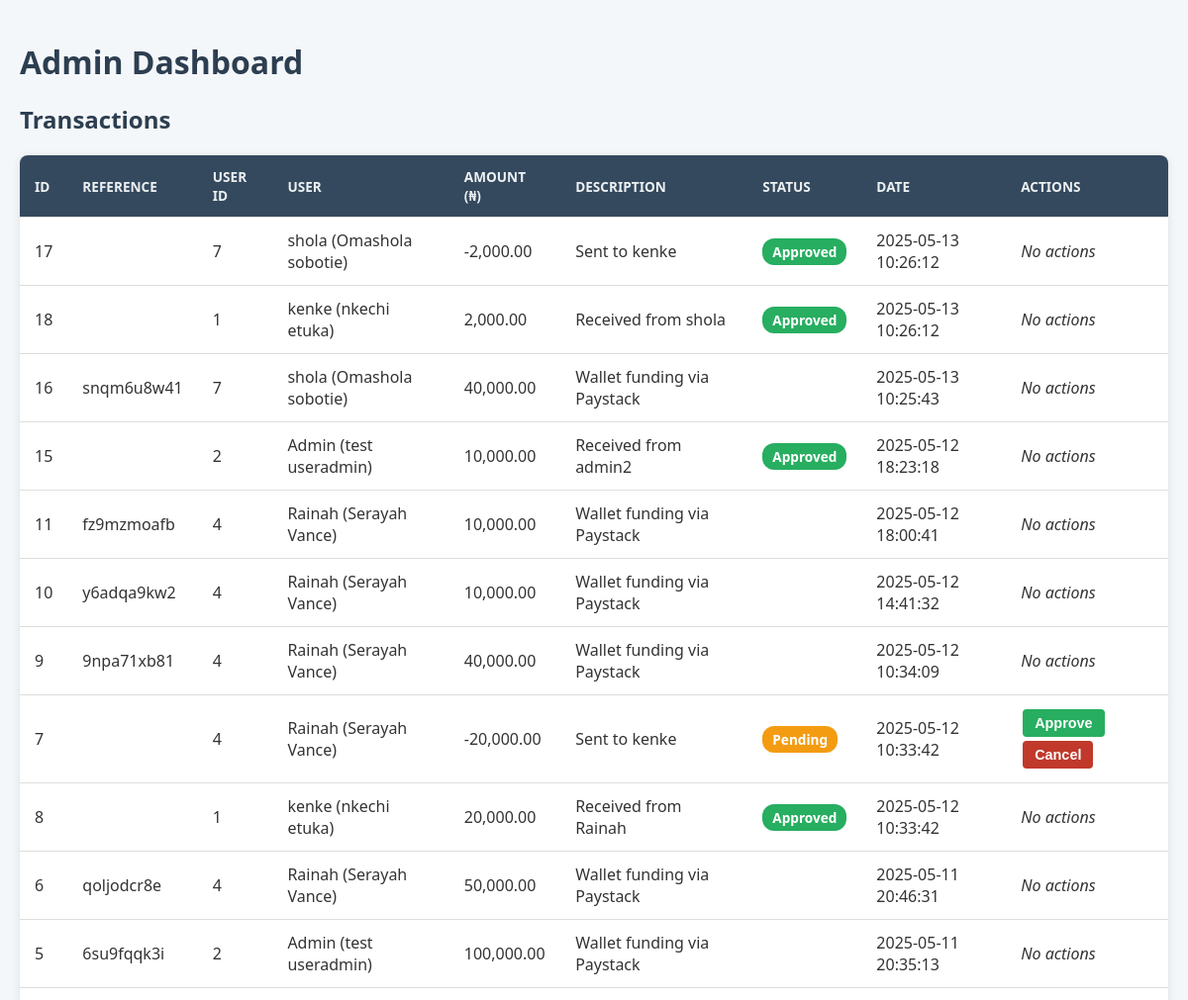
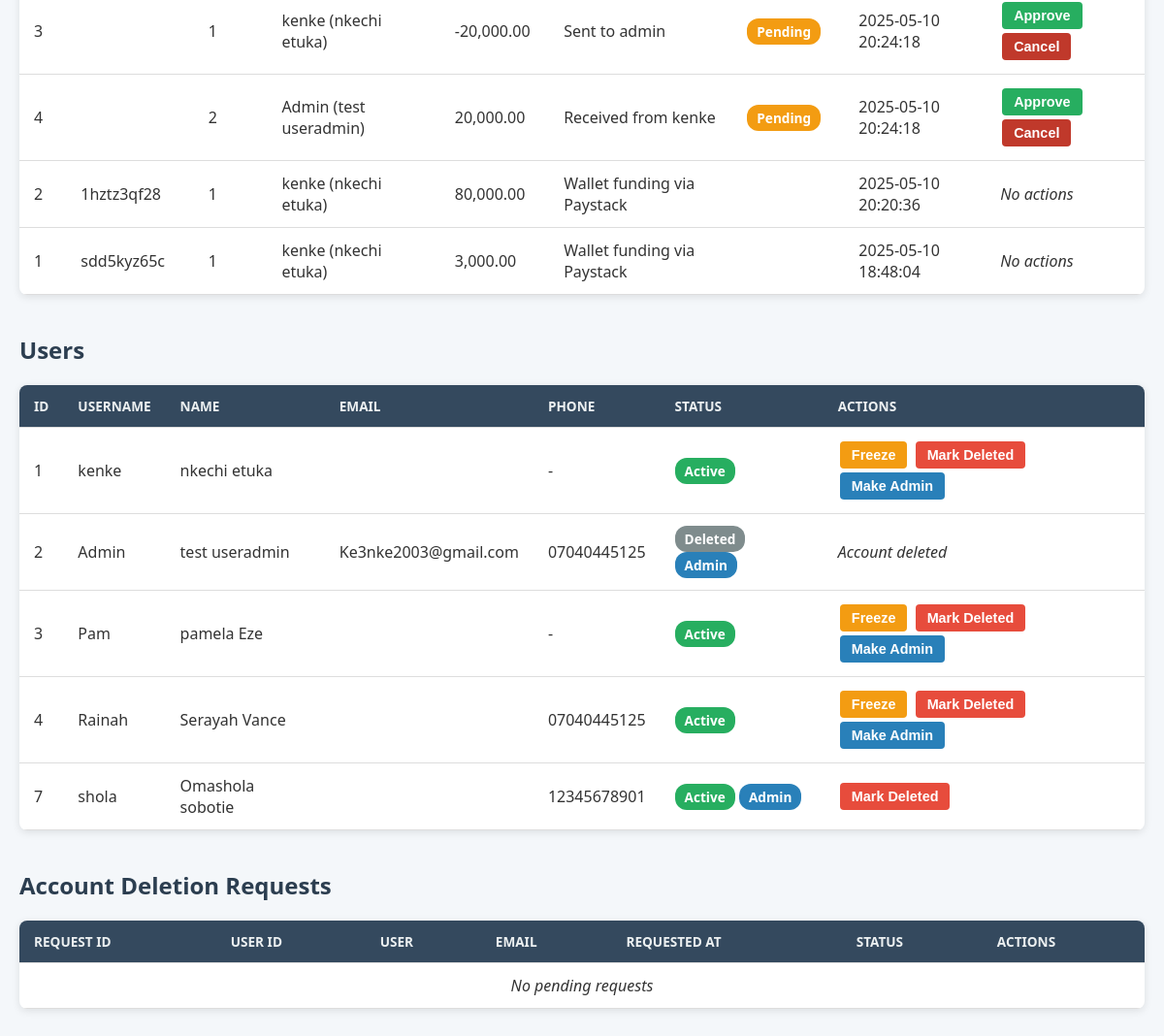
/admin_dashboard.php (signed in), run on the app's committed database (2 pictures, top to bottom).
### tables this page shows
CREATE TABLE `transactions` (
  `id` int(11) NOT NULL AUTO_INCREMENT,
  `user_id` int(11) NOT NULL,
  `reference` varchar(255) DEFAULT NULL,
  `amount` decimal(10,2) NOT NULL,
  `status` enum('pending','approved','cancelled') DEFAULT 'pending',
  `description` varchar(255) DEFAULT NULL,
  `date` date DEFAULT NULL,
  `created_at` timestamp NOT NULL DEFAULT current_timestamp(),
  PRIMARY KEY (`id`),
  UNIQUE KEY `reference` (`reference`),
  KEY `user_id` (`user_id`),
  CONSTRAINT `transactions_ibfk_1` FOREIGN KEY (`user_id`) REFERENCES `users` (`id`)
);

CREATE TABLE `users` (
  `id` int(11) NOT NULL AUTO_INCREMENT,
  `first_name` varchar(50) NOT NULL,
  `last_name` varchar(50) NOT NULL,
  `username` varchar(50) NOT NULL,
  `password` varchar(255) NOT NULL,
  `email` varchar(100) NOT NULL,
  `phone` varchar(15) DEFAULT NULL,
  `address` varchar(255) DEFAULT NULL,
  `profile_photo` varchar(255) DEFAULT NULL,
  `is_admin` tinyint(1) DEFAULT 0,
  `is_deleted` tinyint(1) DEFAULT 0,
  `is_frozen` tinyint(1) DEFAULT 0,
  PRIMARY KEY (`id`),
  UNIQUE KEY `username` (`username`)
);

### admin_dashboard.php (the view, shortened to what this page needs)
<?php
require 'config.php';
$users = $pdo->query("
    SELECT id, username, first_name, last_name, email, phone, is_admin, is_deleted, is_frozen
    FROM users
    ORDER BY id ASC
")->fetchAll();
$transactions = $pdo->query("
    SELECT t.id, t.user_id, t.reference, t.amount, t.description, t.status, t.created_at,
           u.username, u.first_name, u.last_name
    FROM transactions t
    JOIN users u ON t.user_id = u.id
    ORDER BY t.created_at DESC
")->fetchAll();
$deletionRequests = $pdo->query("
    SELECT r.id, r.user_id, r.requested_at, r.status, u.username, u.first_name, u.last_name, u.email
    FROM account_deletion_requests r
    JOIN users u ON r.user_id = u.id
    WHERE r.status = 'pending'
    ORDER BY r.requested_at DESC
")->fetchAll();
?>
<!DOCTYPE html>
<html lang="en">
<head>
</head>
<body>
<div class="container">
    <h1>Admin Dashboard</h1>
    <h2>Transactions</h2>
    <table>
        <thead>
        <tr>
            <th>ID</th>
            <th>Reference</th>
            <th>User ID</th>
            <th>User</th>
            <th>Amount (₦)</th>
            <th>Description</th>
            <th>Status</th>
            <th>Date</th>
            <th>Actions</th>
        </tr>
        </thead>
        <tbody>
        <?php foreach ($transactions as $t): ?>
            <tr>
                <td><?= htmlspecialchars($t['id']) ?></td>
                <td><?= htmlspecialchars($t['reference']) ?></td>
                <td><?= htmlspecialchars($t['user_id']) ?></td>
                <td><?= htmlspecialchars($t['username']) ?> (<?= htmlspecialchars($t['first_name'] . ' ' . $t['last_name']) ?>)</td>
                <td><?= number_format($t['amount'], 2) ?></td>
                <td><?= htmlspecialchars($t['description']) ?></td>
                <td>
                    <span class="status-badge status-<?= htmlspecialchars($t['status']) ?>">
                        <?= ucfirst(htmlspecialchars($t['status'])) ?>
                    </span>
                </td>
                <td><?= htmlspecialchars($t['created_at']) ?></td>
                <td>
                    <?php if ($t['status'] === 'pending'): ?>
                        <form method="POST" action="transaction_action.php" style="display:inline;">
                            <button type="submit" class="btn btn-approve">Approve</button>
                        </form>
                        <form method="POST" action="transaction_action.php" style="display:inline;">
                            <button type="submit" class="btn btn-cancel">Cancel</button>
                        </form>
                    <?php else: ?>
                        <em>No actions</em>
                    <?php endif; ?>
                </td>
            </tr>
        <?php endforeach; ?>
        </tbody>
    </table>
    <h2>Users</h2>
    <table>
        <thead>
        <tr>
            <th>ID</th>
            <th>Username</th>
            <th>Name</th>
            <th>Email</th>
            <th>Phone</th>
            <th>Status</th>
            <th>Actions</th>
        </tr>
        </thead>
        <tbody>
        <?php foreach ($users as $u): ?>
            <tr>
                <td><?= htmlspecialchars($u['id']) ?></td>
                <td><?= htmlspecialchars($u['username']) ?></td>
                <td><?= htmlspecialchars($u['first_name'] . ' ' . $u['last_name']) ?></td>
                <td><?= htmlspecialchars($u['email']) ?></td>
                <td><?= htmlspecialchars($u['phone'] ?? '-') ?></td>
                <td>
                    <?php if ($u['is_deleted']): ?>
                        <span class="status-badge status-deleted">Deleted</span>
                    <?php elseif ($u['is_frozen']): ?>
                        <span class="status-badge status-frozen">Frozen</span>
                    <?php else: ?>
                        <span class="status-badge status-active">Active</span>
                    <?php endif; ?>
                    <?php if ($u['is_admin']): ?>
                        <span class="status-badge status-admin">Admin</span>
                    <?php endif; ?>
                </td>
                <td>
                    <?php if (!$u['is_deleted']): ?>
                        <?php if (!$u['is_admin']): ?>
                            <form method="POST" action="user_action.php" style="display:inline;">
                                <button type="submit" class="btn <?= $u['is_frozen'] ? 'btn-unfreeze' : 'btn-freeze' ?>">
                                    <?= $u['is_frozen'] ? 'Unfreeze' : 'Freeze' ?>
                                </button>
                            </form>
                        <?php endif; ?>
                        <form method="POST" action="user_action.php" style="display:inline;" onsubmit="return confirm('Are you sure? This marks the account as deleted but keeps transactions.')">
                            <button type="submit" class="btn btn-delete">Mark Deleted</button>
                        </form>
                        <?php if (!$u['is_admin']): ?>
                            <form method="POST" action="user_action.php" style="display:inline;">
                                <button type="submit" class="btn btn-admin">Make Admin</button>
                            </form>
                        <?php endif; ?>
                    <?php else: ?>
                        <em>Account deleted</em>
                    <?php endif; ?>
                </td>
            </tr>
        <?php endforeach; ?>
        </tbody>
    </table>
    <h2>Account Deletion Requests</h2>
    <table>
        <thead>
        <tr>
            <th>Request ID</th>
            <th>User ID</th>
            <th>User</th>
            <th>Email</th>
            <th>Requested At</th>
            <th>Status</th>
            <th>Actions</th>
        </tr>
        </thead>
        <tbody>
        <?php if (count($deletionRequests) === 0): ?>
            <tr><td colspan="7" style="text-align:center; font-style: italic;">No pending requests</td></tr>
        <?php endif; ?>
        </tbody>
    </table>
</div>
</body>
</html>

### admin_dashboard.php (style rules this page uses)
* { box-sizing: border-box; }
body { font-family: 'Segoe UI', Tahoma, Geneva, Verdana, sans-serif; background: #f4f7fa; margin: 0; padding: 20px; color: #333; }
h1, h2 { color: #2c3e50; margin-bottom: 20px; }
table { width: 100%; border-collapse: collapse; margin-bottom: 40px; background: white; box-shadow: 0 2px 8px rgba(0,0,0,0.1); border-radius: 8px; overflow: hidden; }
th, td { padding: 12px 15px; border-bottom: 1px solid #ddd; text-align: left; vertical-align: middle; }
th { background: #34495e; color: #ecf0f1; font-weight: 600; text-transform: uppercase; font-size: 0.85rem; }
.btn { padding: 6px 12px; margin: 2px; border: none; border-radius: 4px; cursor: pointer; font-weight: 600; font-size: 0.9rem; transition: background 0.3s ease; color: white; }
.btn-approve { background-color: #27ae60; }
.btn-cancel { background-color: #c0392b; }
.btn-delete { background-color: #e74c3c; }
.btn-admin { background-color: #2980b9; }
.btn-freeze { background-color: #f39c12; }
.status-badge { padding: 4px 10px; border-radius: 12px; font-size: 0.85rem; font-weight: 600; color: white; display: inline-block; }
.status-pending { background-color: #f39c12; }
.status-approved { background-color: #27ae60; }
.status-admin { background-color: #2980b9; }
.status-active { background-color: #27ae60; }
.status-deleted { background-color: #7f8c8d; }
.container { max-width: 1200px; margin: auto; }

### data on the page
transactions: id "17", user "7", user.username "shola", user.last_name "Omashola sobotie", amount "-2,000.00", description "Sent to kenke", status "Approved", created_at "2025-05-13 10:26:12", shows "No actions"
transactions: id "18", user "1", user.username "kenke", user.last_name "nkechi etuka", amount "2,000.00", description "Received from shola", status "Approved", created_at "2025-05-13 10:26:12", shows "No actions"
transactions: id "16", reference "snqm6u8w41", user "7", user.username "shola", user.last_name "Omashola sobotie", amount "40,000.00", description "Wallet funding via Paystack", created_at "2025-05-13 10:25:43", status "No actions"
transactions: id "15", user "2", user.username "Admin", user.last_name "test useradmin", amount "10,000.00", description "Received from admin2", status "Approved", created_at "2025-05-12 18:23:18", shows "No actions"
transactions: id "11", reference "fz9mzmoafb", user "4", user.username "Rainah", user.last_name "Serayah Vance", amount "10,000.00", description "Wallet funding via Paystack", created_at "2025-05-12 18:00:41", status "No actions"
transactions: id "10", reference "y6adqa9kw2", user "4", user.username "Rainah", user.last_name "Serayah Vance", amount "10,000.00", description "Wallet funding via Paystack", created_at "2025-05-12 14:41:32", status "No actions"
transactions: id "9", reference "9npa71xb81", user "4", user.username "Rainah", user.last_name "Serayah Vance", amount "40,000.00", description "Wallet funding via Paystack", created_at "2025-05-12 10:34:09", status "No actions"
transactions: id "7", user "4", user.username "Rainah", user.last_name "Serayah Vance", amount "-20,000.00", description "Sent to kenke", status "Pending", created_at "2025-05-12 10:33:42"
transactions: id "8", user "1", user.username "kenke", user.last_name "nkechi etuka", amount "20,000.00", description "Received from Rainah", status "Approved", created_at "2025-05-12 10:33:42", shows "No actions"
transactions: id "6", reference "qoljodcr8e", user "4", user.username "Rainah", user.last_name "Serayah Vance", amount "50,000.00", description "Wallet funding via Paystack", created_at "2025-05-11 20:46:31", status "No actions"
transactions: id "5", reference "6su9fqqk3i", user "2", user.username "Admin", user.last_name "test useradmin", amount "100,000.00", description "Wallet funding via Paystack", created_at "2025-05-11 20:35:13", status "No actions"
transactions: id "3", user "1", user.username "kenke", user.last_name "nkechi etuka", amount "-20,000.00", description "Sent to admin", status "Pending", created_at "2025-05-10 20:24:18"
transactions: id "4", user "2", user.username "Admin", user.last_name "test useradmin", amount "20,000.00", description "Received from kenke", status "Pending", created_at "2025-05-10 20:24:18"
transactions: id "2", reference "1hztz3qf28", user "1", user.username "kenke", user.last_name "nkechi etuka", amount "80,000.00", description "Wallet funding via Paystack", created_at "2025-05-10 20:20:36", status "No actions"
transactions: id "1", reference "sdd5kyz65c", user "1", user.username "kenke", user.last_name "nkechi etuka", amount "3,000.00", description "Wallet funding via Paystack", created_at "2025-05-10 18:48:04", status "No actions"
users: id "1", username "kenke", first_name+last_name "nkechi etuka", phone "-", is_deleted "Active", is_frozen "Freeze"
users: id "2", username "Admin", first_name+last_name "test useradmin", email "Ke3nke2003@gmail.com", phone "07040445125", is_deleted "Deleted", is_admin "Admin"
users: id "3", username "Pam", first_name+last_name "pamela Eze", phone "-", is_deleted "Active", is_frozen "Freeze"
users: id "4", username "Rainah", first_name+last_name "Serayah Vance", phone "07040445125", is_deleted "Active", is_frozen "Freeze"
users: id "7", username "shola", first_name+last_name "Omashola sobotie", phone "12345678901", is_deleted "Active", is_admin "Admin"
